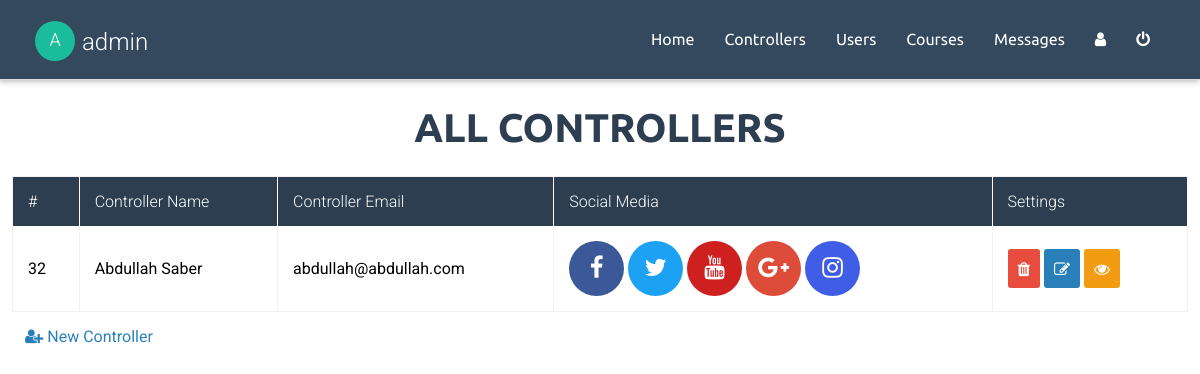
The page /admin/control/controllers.php?control=manage (signed in) on the database its author committed.
### tables this page shows
CREATE TABLE `controller` (
  `ControllerID` int(11) NOT NULL,
  `ControllerName` varchar(80) NOT NULL,
  `Controller_Username` varchar(50) NOT NULL,
  `Job` varchar(50) NOT NULL,
  `College` varchar(50) NOT NULL,
  `Controller_Email` varchar(255) NOT NULL,
  `Controller_Password` varchar(80) NOT NULL,
  `JoinedIn` timestamp NOT NULL DEFAULT CURRENT_TIMESTAMP,
  `Controller_YouTube` text NOT NULL,
  `Controller_FB` text NOT NULL,
  `Controller_Twitter` text NOT NULL,
  `Controller_GoogleP` text NOT NULL,
  `Controller_Instagram` text NOT NULL
);

### admin/control/incs/functions/get_userData.func.php (called while the page is built)
<?php
  function getControllerData($session_name)
  {
    global $conn;
    $session_userid = $_SESSION[$session_name];
    $getData = $conn->prepare('SELECT * FROM controller WHERE ControllerID = ?');
    $getData->execute(array($session_userid));
    return $getData->fetch();
  }

### admin/control/incs/functions/get_AllTableData.func.php (called while the page is built)
<?php
  function getTableData($tbl, $recorder, $equal_not, $orderby)
  {
    global $conn;
    $tbl_data = $conn->prepare("SELECT * FROM `$tbl` WHERE `$recorder` != ? ORDER BY '$orderby'");
    $tbl_data->execute(array($equal_not));
    return $tbl_data->fetchAll();
  }

### admin/control/controllers.php (the view, shortened to what this page needs)
<?php
  include('incs/all.php');
  $getControllerData = getTableData('controller', 'ControllerID', $_SESSION['admin_id'], 'ControllerName');
?>
  <?php if ($_GET['control'] == 'manage') { ?>
    <section class='controllers-manage'>
      <h1 class='center mt-15 mb-15'>All Controllers</h1>
      <table>
        <tr>
          <th>#</th>
          <th>Controller Name</th>
          <th>Controller Email</th>
          <th>Social Media</th>
          <th>Settings</th>
        </tr>
        <?php foreach ($getControllerData as $conData) { ?>
          <tr>
            <td><?php echo $conData['ControllerID']; ?></td>
            <td><?php echo $conData['ControllerName']; ?></td>
            <td><?php echo $conData['Controller_Email']; ?></td>
            <td class='social-media'>
              <a href="<?php echo $conData['Controller_FB'] ?>"><i class='fa fa-facebook' style='background-color: #3b5998'></i></a>
              <a href="<?php echo $conData['Controller_Twitter'] ?>"><i class='fa fa-twitter' style='background-color: #1da1f2'></i></a>
              <a href="<?php echo $conData['Controller_YouTube'] ?>"><i class='fa fa-youtube' style='background-color: #cd201f'></i></a>
              <a href="<?php echo $conData['Controller_GoogleP'] ?>"><i class='fa fa-google-plus' style='background-color: #dd4b39'></i></a>
              <a href="<?php echo $conData['Controller_Instagram'] ?>"><i class='fa fa-instagram' style='background-color: #405de6'></i></a>
            </td>
            <td>
              <a href="?control=delete&controller_id=<?php echo $conData['ControllerID']; ?>" class='btn btn-danger tooltip' text='Delete'><i class='fa fa-trash'></i></a>
              <a href="?control=edit&controller_id=<?php echo $conData['ControllerID']; ?>" class='btn btn-primary tooltip' text='Edit'><i class='fa fa-edit'></i></a>
              <a href="?control=no-control&action=view&controller_id=<?php echo $conData['ControllerID']; ?>" class='btn btn-warning tooltip' text='View'><i class='fa fa-eye'></i></a>
            </td>
          </tr>
        <?php } ?>
      </table>
      <a href="?control=new-controller" class='mt-15 ml-25' style='display: block;'><i class='fa fa-user-plus'></i> New Controller</a>
    </section>
  <?php } ?>
<?php include($paths['AIF'] . 'footer.php'); ?>

### admin/control/incs/all.php (shortened to what this page needs)
<?php
  $paths = [
    'css'                   => 'layout/css/',
    'js'                    => 'layout/js/',
    'pictures'              => 'layout/pictures/',
    'incs'                  => 'incs/',
    'func'                  => 'incs/functions/',
    'oop'                   => 'incs/oop/',
    'AIF'                   => 'incs/all/'
  ];
  foreach (glob($paths['AIF'] . '*.php') as $impor_file) {
    include($impor_file);
  }

### admin/control/incs/all/nav.php (shortened to what this page needs)
<?php
  $adminData = getControllerData('admin_id');
?>
<nav class="navbar">
  <h1>
    <div><?php echo $adminData['ControllerName'][0]; ?></div>
    <a href="#"><?php echo $adminData['Controller_Username']; ?></a>
  </h1>
  <ul>
    <div class='hidden'>
      <li><a href="index.php">Home</a></li>
      <li><a href="controllers.php">Controllers</a></li>
      <li><a href="users.php">Users</a></li>
      <li><a href="courses.php">Courses</a></li>
      <li><a href="messages.php">Messages</a></li>
      <li title='Profile'><a href="profile.php"><i class='fa fa-user'></i></a></li>
      <li title='Logout'><a href="logout.php"><i class='fa fa-power-off'></i></a></li>
    </div>
  </ul>
</nav>

### admin/control/layout/css/nav.css (style rules this page uses)
.navbar ul li a { font-family:'Ubuntu' }
.navbar { background-color:#34495e;padding:0 35px }
.navbar>h1 { display:flex;margin-top:13px }
.navbar>h1 a { color:#FFF }
.navbar>h1 div { width:40px;height:40px;text-align:center;border-radius:50%;background-color:#1abc9c;margin-right:7px;font-size:18px;line-height:2.125em;color:#fff;text-transform:uppercase;margin-top:-7px }
.navbar ul li { padding:30px 0 }
.navbar ul li a { cursor:pointer;color:#FFF;padding:30px 15px }

### admin/control/layout/css/admin-control-panel.css (style rules this page uses)
.controllers-manage>h1,.controller-edit>h1,.new-controller>h1,.messages-controller h1,h1.viewmsgtext,.user-edit>h1,.new-user>h1,.courses-edit>h1,.new-course>h1,.edit-profile h1,.dashboard .stats div>h1,.profile-left .bottom h3 { text-transform:uppercase }
.controllers-manage>h1,.controller-edit>h1,.new-controller>h1,.messages-controller h1,h1.viewmsgtext,.user-edit>h1,.new-user>h1,.courses-edit>h1,.new-course>h1,.edit-profile h1 { font-weight:bold;margin:25px;font-size:2.5em;text-align:center;color:#2c3e50;font-family:'Ubuntu' }
.controllers-manage table tr th { background-color:#2c3e50 }
.controllers-manage table tr td { padding:15px }
.controllers-manage table tr td.social-media a i { -webkit-transition:.5s;-moz-transition:.5s;-ms-transition:.5s;-o-transition:.5s;transition:.5s;font-size:1.5em;background-color:#f1f1f1;width:55px;height:55px;border-radius:50%;text-align:center;line-height:2.2em;color:#fff }

### rows shown on the page
controller: ControllerName "A", Controller_Username "admin"
controller: ControllerID "32", ControllerName "Abdullah Saber", Controller_Email "abdullah@abdullah.com"
